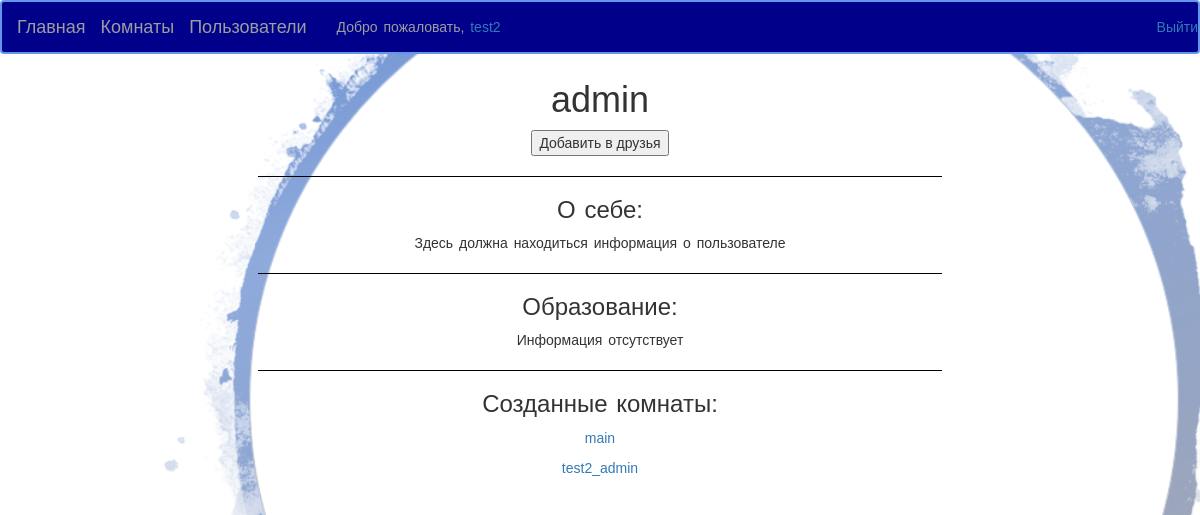
Page /user1 (signed in) on the committed database.
### social/models.py (models this page shows, shortened)
class Profile(models.Model):
    user = models.OneToOneField(User, on_delete=models.CASCADE)
    about = models.TextField(blank=True, null=True, default="Здесь должна находиться информация о пользователе")
    education = models.CharField(max_length=200, blank=True, null=True, default="Информация отсутствует")
    friends = models.ManyToManyField('self',related_name='friends')
    def get_absolute_url(self):
        return 'user' + str(self.id)

class Room(models.Model):
    name = models.CharField(max_length=200)
    creator = models.ForeignKey(User, on_delete=models.CASCADE, related_name='rooms')
    about = models.TextField(blank=True, null=True)
    def get_absolute_url(self):
        return 'room' + str(self.id)

### social/views.py (the view)
# urls.py: path('user<int:id>', views.user),
@login_required
def user(request, id):
    context = {}
    context['usern'] = Profile.objects.get(id=id)
    return render(request, 'social/user.html', context)

### templates/social/user.html (shortened to what this page needs)
{% extends 'base.html' %}
{% block content %}
    <h1>{{ usern.user.username }}</h1>
    <button type="button" onclick="friend_request()">Добавить в друзья</button>
    <hr>
    <h3>О себе:</h3>
    <p>{{ usern.about }}</p>
    <hr>
    <h3>Образование:</h3>
    <p>{{ usern.education }}</p>
    <hr>
    <h3>Созданные комнаты:</h3>
    {% for room in usern.user.rooms.all %}
        <p><a href="{{ room.get_absolute_url }}">{{ room.name }}</a></p>
    {% endfor %}
{% endblock %}

### templates/base.html (shortened to what this page needs)
<!DOCTYPE html>
    <head>
        {% load staticfiles %}
        {% load bootstrap3 %}
        {% bootstrap_css %} {% bootstrap_javascript %} {% bootstrap_messages %}
        <link rel="stylesheet" href= "{% static "social/css/main.css" %}">
  </head>
<body>
    <nav class="navbar navbar-inverse">
        <div class="container-fluid">
            <div class="navbar-header">
                <a class="navbar-brand" href="/">Главная</a>
                <a class="navbar-brand" href="/rooms">Комнаты</a>
                <a class="navbar-brand" href="/users">Пользователи</a>
                    {% if user.is_authenticated %}
                        <p class="navbar-text">
                            Добро пожаловать, <a href="{{ user.profile.get_absolute_url }}">{{ user.username }}</a>
                        </p>
                    {% else %}
                        <p class="navbar-text">
                            <a href="{% url 'register' %}">Зарегистрироваться</a> | <a href="{% url 'login' %}">Войти</a>
                        </p>
                    {% endif %}
            </div>
            {% if user.is_authenticated %}
                <p class="navbar-text navbar-right"><a href="{% url 'logout' %}">Выйти</a></p>
            {% endif %}
        </div>
    </nav>
    <br> <br> <br>
    <div class="container" id = "content">
        {% block content %}
        {% endblock %}
    </div>
</body>
</html>

### social/static/social/css/main.css (style rules this page uses)
head, body { background-image: url("img/web2.PNG"); background-size: cover; background-attachment: fixed; font-family: sans-serif; text-align: center; word-spacing: 2px; word-break: break-all; }
hr { border-color: black; width: 60%; }
nav.navbar-inverse { background-color: darkblue; border-color: cornflowerblue; border-width: 2px; position: fixed; width: 100%; font-family: Arial, sans-serif; }

### rows in the picture
Profile: user.username "admin", about "Здесь должна находиться информация о пользователе", education "Информация отсутствует"
Room: name "main"
Room: name "test2_admin"

### other values in the picture
{{ user.username }} "test2"
